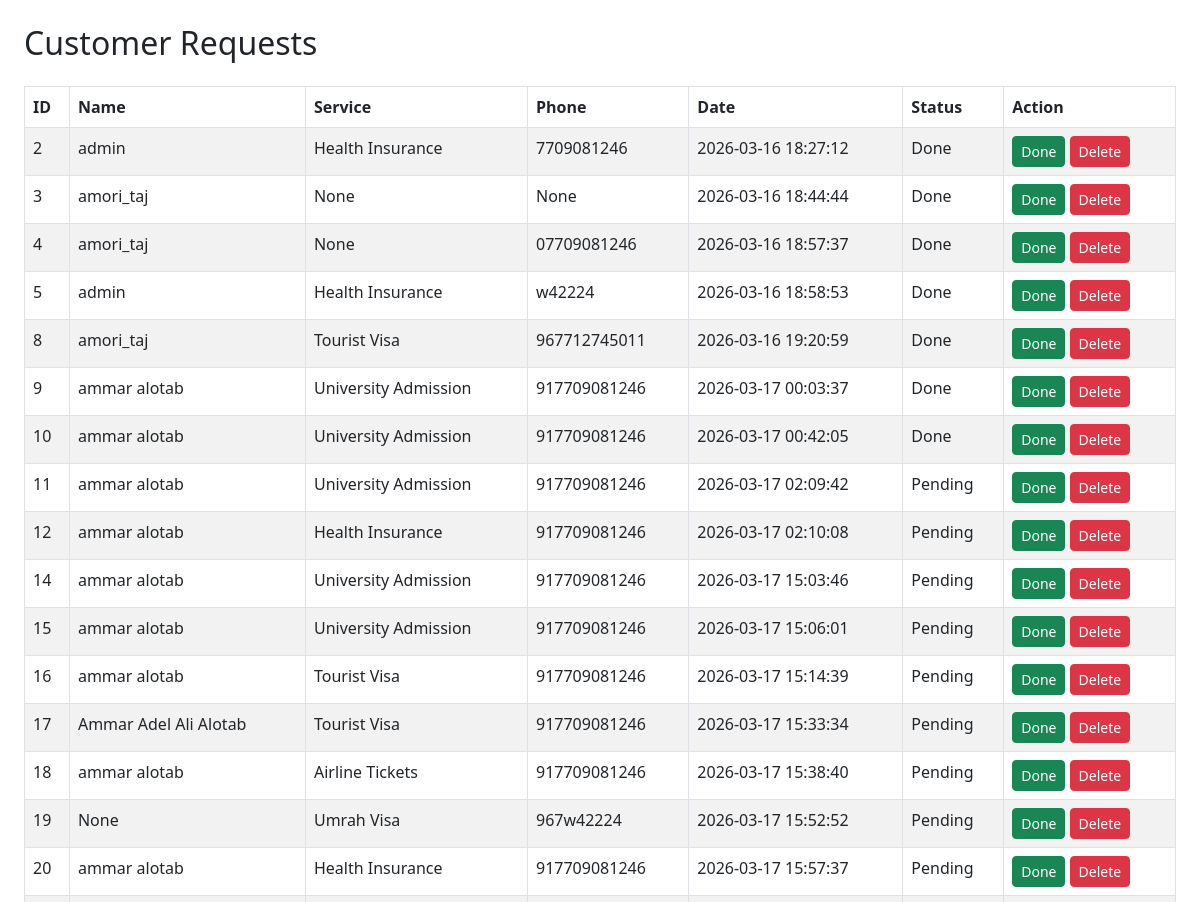
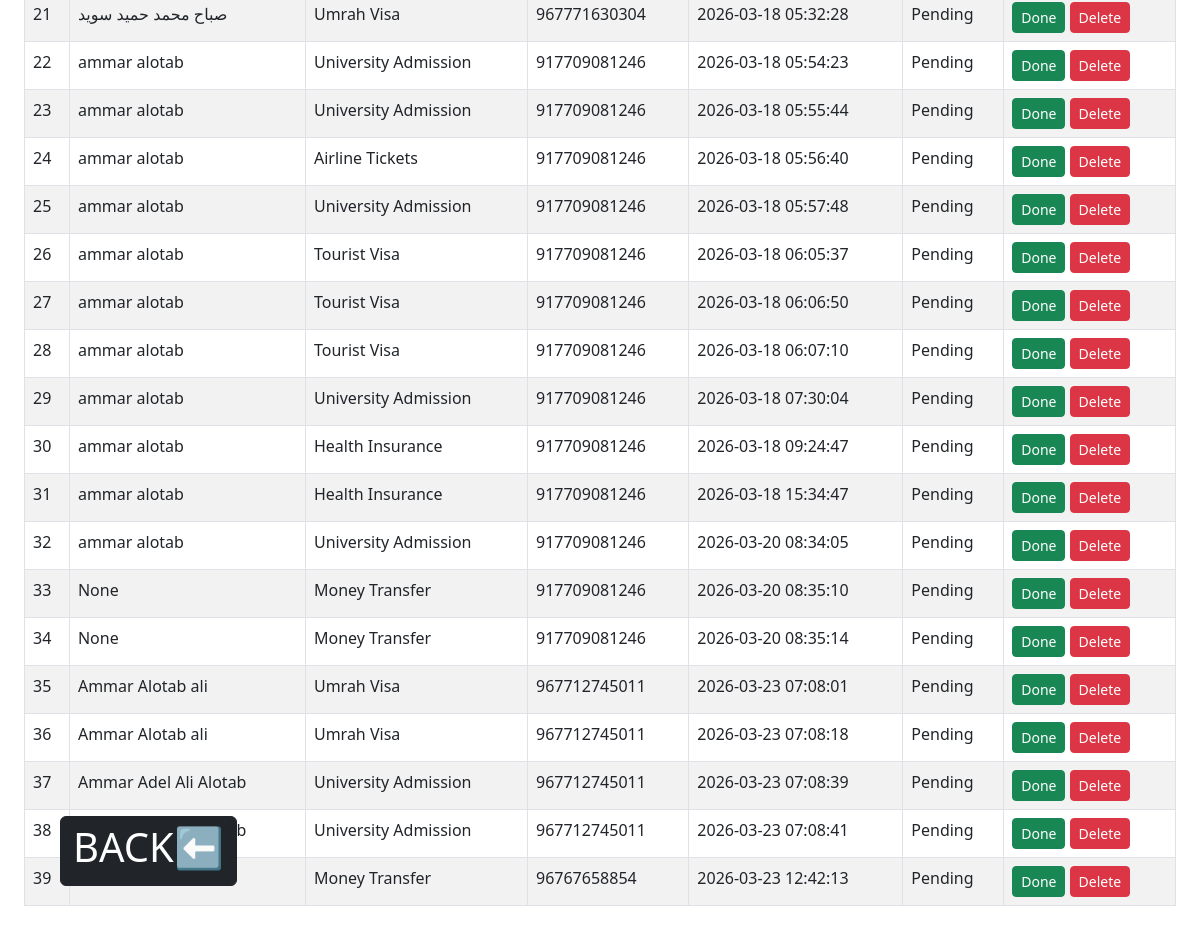
The app's page /requests with its own data (2 pictures, top to bottom).
### tables this page shows
CREATE TABLE requests (

id INTEGER PRIMARY KEY AUTOINCREMENT,
name TEXT,
service TEXT,
phone TEXT,
date TIMESTAMP DEFAULT CURRENT_TIMESTAMP,
status TEXT DEFAULT 'Pending'

);

### app.py (the view)
@app.route("/requests")
def requests():
    conn = sqlite3.connect("services.db")
    cursor = conn.cursor()
    cursor.execute("SELECT id, name, service, phone, date, status FROM requests")
    rows = cursor.fetchall()
    conn.close()
    return render_template("requests.html", rows=rows)

### templates/requests.html (shortened to what this page needs)
<!DOCTYPE html>
<html>
<head>
<link
href="https://cdn.jsdelivr.net/npm/bootstrap@5.3.0/dist/css/bootstrap.min.css"
rel="stylesheet">
</head>
<body class="p-4">
<h2 class="mb-4">Customer Requests</h2>
<table class="table table-bordered table-striped">
<thead>
<tr>
<th>ID</th>
<th>Name</th>
<th>Service</th>
<th>Phone</th>
<th>Date</th>
<th>Status</th>
<th>Action</th>
</tr>
</thead>
<tbody>
{% for row in rows %}
<tr>
<td>{{ row[0] }}</td>
<td>{{ row[1] }}</td>
<td>{{ row[2] }}</td>
<td>{{ row[3] }}</td>
<td>{{ row[4] }}</td>
<td>{{ row[5] }}</td>
<td>
<a href="/done/{{ row[0] }}" class="btn btn-success btn-sm">Done</a>
<a href="/delete/{{ row[0] }}" class="btn btn-danger btn-sm">Delete</a>
</td>
</tr>
{% endfor %}
</tbody>
</table>
<button onclick="history.back()"
style="position:fixed; bottom: 60px;; left:60px; z-index:999;"
class="btn btn-dark">
<h1>BACK⬅️</h1>
</button>
</body>
</html>

### records on screen
requests: id "2", name "admin", service "Health Insurance", phone "7709081246", date "2026-03-16 18:27:12", status "Done"
requests: id "3", name "amori_taj", row "None", date "2026-03-16 18:44:44", status "Done"
requests: id "4", name "amori_taj", row "None", phone "07709081246", date "2026-03-16 18:57:37", status "Done"
requests: id "5", name "admin", service "Health Insurance", phone "w42224", date "2026-03-16 18:58:53", status "Done"
requests: id "8", name "amori_taj", service "Tourist Visa", phone "967712745011", date "2026-03-16 19:20:59", status "Done"
requests: id "9", name "ammar alotab", service "University Admission", phone "917709081246", date "2026-03-17 00:03:37", status "Done"
requests: id "10", name "ammar alotab", service "University Admission", phone "917709081246", date "2026-03-17 00:42:05", status "Done"
requests: id "11", name "ammar alotab", service "University Admission", phone "917709081246", date "2026-03-17 02:09:42", status "Pending"
requests: id "12", name "ammar alotab", service "Health Insurance", phone "917709081246", date "2026-03-17 02:10:08", status "Pending"
requests: id "14", name "ammar alotab", service "University Admission", phone "917709081246", date "2026-03-17 15:03:46", status "Pending"
requests: id "15", name "ammar alotab", service "University Admission", phone "917709081246", date "2026-03-17 15:06:01", status "Pending"
requests: id "16", name "ammar alotab", service "Tourist Visa", phone "917709081246", date "2026-03-17 15:14:39", status "Pending"
requests: id "17", name "Ammar Adel Ali Alotab", service "Tourist Visa", phone "917709081246", date "2026-03-17 15:33:34", status "Pending"
requests: id "18", name "ammar alotab", service "Airline Tickets", phone "917709081246", date "2026-03-17 15:38:40", status "Pending"
requests: id "19", row "None", service "Umrah Visa", phone "967w42224", date "2026-03-17 15:52:52", status "Pending"
requests: id "20", name "ammar alotab", service "Health Insurance", phone "917709081246", date "2026-03-17 15:57:37", status "Pending"
requests: id "21", name "صباح محمد حميد سويد", service "Umrah Visa", phone "967771630304", date "2026-03-18 05:32:28", status "Pending"
requests: id "22", name "ammar alotab", service "University Admission", phone "917709081246", date "2026-03-18 05:54:23", status "Pending"
requests: id "23", name "ammar alotab", service "University Admission", phone "917709081246", date "2026-03-18 05:55:44", status "Pending"
requests: id "24", name "ammar alotab", service "Airline Tickets", phone "917709081246", date "2026-03-18 05:56:40", status "Pending"
requests: id "25", name "ammar alotab", service "University Admission", phone "917709081246", date "2026-03-18 05:57:48", status "Pending"
requests: id "26", name "ammar alotab", service "Tourist Visa", phone "917709081246", date "2026-03-18 06:05:37", status "Pending"
requests: id "27", name "ammar alotab", service "Tourist Visa", phone "917709081246", date "2026-03-18 06:06:50", status "Pending"
requests: id "28", name "ammar alotab", service "Tourist Visa", phone "917709081246", date "2026-03-18 06:07:10", status "Pending"
requests: id "29", name "ammar alotab", service "University Admission", phone "917709081246", date "2026-03-18 07:30:04", status "Pending"
requests: id "30", name "ammar alotab", service "Health Insurance", phone "917709081246", date "2026-03-18 09:24:47", status "Pending"
requests: id "31", name "ammar alotab", service "Health Insurance", phone "917709081246", date "2026-03-18 15:34:47", status "Pending"
requests: id "32", name "ammar alotab", service "University Admission", phone "917709081246", date "2026-03-20 08:34:05", status "Pending"
requests: id "33", row "None", service "Money Transfer", phone "917709081246", date "2026-03-20 08:35:10", status "Pending"
requests: id "34", row "None", service "Money Transfer", phone "917709081246", date "2026-03-20 08:35:14", status "Pending"
requests: id "35", name "Ammar Alotab ali", service "Umrah Visa", phone "967712745011", date "2026-03-23 07:08:01", status "Pending"
requests: id "36", name "Ammar Alotab ali", service "Umrah Visa", phone "967712745011", date "2026-03-23 07:08:18", status "Pending"
requests: id "37", name "Ammar Adel Ali Alotab", service "University Admission", phone "967712745011", date "2026-03-23 07:08:39", status "Pending"
requests: id "38", service "University Admission", phone "967712745011", date "2026-03-23 07:08:41", status "Pending"
requests: id "39", service "Money Transfer", phone "96767658854", date "2026-03-23 12:42:13", status "Pending"
